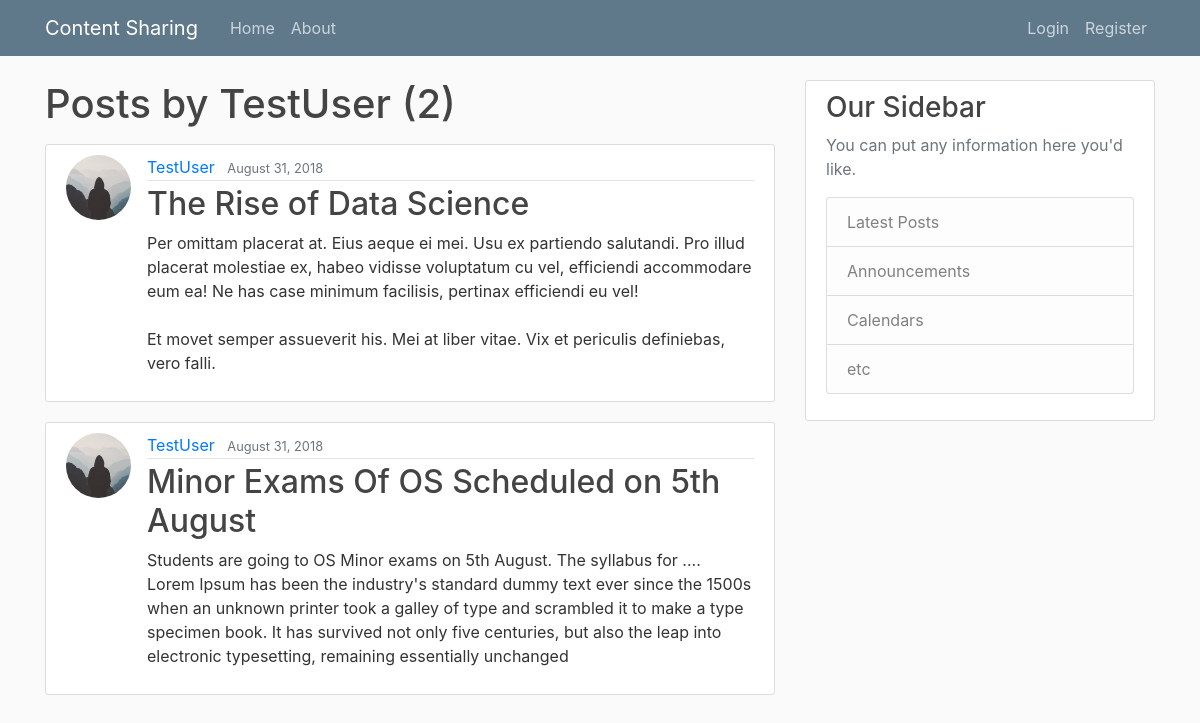
Page /user/TestUser on the committed database.
### blog/models.py (models this page shows, shortened)
class Post(models.Model):
    title = models.CharField(max_length=100)
    content = models.TextField()
    date_posted = models.DateTimeField(default=timezone.now)
    author = models.ForeignKey(User, on_delete=models.CASCADE)

### users/models.py (models this page shows, shortened)
class Profile(models.Model):
    user = models.OneToOneField(User, on_delete=models.CASCADE)
    image = models.ImageField(default='default.jpg', upload_to='profile_pics')

### blog/views.py (the view)
# urls.py: path('user/<str:username>', UserPostListView.as_view(), name='user-posts'),
class UserPostListView(ListView):
    model = Post
    template_name = 'blog/user_posts.html'  # <app>/<model>_<viewtype>.html
    context_object_name = 'posts'
    paginate_by = 5
    def get_queryset(self):
        user = get_object_or_404(User, username=self.kwargs.get('username'))
        return Post.objects.filter(author=user).order_by('-date_posted')

### blog/templates/blog/user_posts.html (shortened to what this page needs)
{% extends "blog/base.html" %}
{% block content %}
    <h1 class="mb-3">Posts by {{ view.kwargs.username }} ({{ page_obj.paginator.count }})</h1>
    {% for post in posts %}
        <article class="media content-section">
          <img class="rounded-circle article-img" src="{{ post.author.profile.image.url }}">
          <div class="media-body">
            <div class="article-metadata">
              <a class="mr-2" href="{% url 'user-posts' post.author.username %}">{{ post.author }}</a>
              <small class="text-muted">{{ post.date_posted|date:"F d, Y" }}</small>
            </div>
            <h2><a class="article-title" href="{% url 'post-detail' post.id %}">{{ post.title }}</a></h2>
            <p class="article-content">{{ post.content }}</p>
          </div>
        </article>
    {% endfor %}
{% endblock content %}

### blog/static/blog/main.css (style rules this page uses)
body { background: #fafafa; color: #333333; margin-top: 5rem; }
h1, h2, h3, h4, h5, h6 { color: #444444; }
.content-section { background: #ffffff; padding: 10px 20px; border: 1px solid #dddddd; border-radius: 3px; margin-bottom: 20px; }
.article-title { color: #444444; }
.article-content { white-space: pre-line; }
.article-img { height: 65px; width: 65px; margin-right: 16px; }
.article-metadata { padding-bottom: 1px; margin-bottom: 4px; border-bottom: 1px solid #e3e3e3 }

### rows in the picture
Post: author.profile.image (placeholder picture), author "TestUser", date_posted "August 31, 2018", title "The Rise of Data Science", content "Per omittam placerat at. Eius aeque ei mei. Usu ex partiendo salutandi. Pro illud placerat molestiae ex, habeo vidisse voluptatum cu vel, efficiendi accommodare eum ea! Ne has case minimum facilisis, pertinax efficiendi eu vel! Et movet semper assueverit his. Mei at liber vitae. Vix et periculis definiebas, vero falli."
Post: author.profile.image (placeholder picture), author "TestUser", date_posted "August 31, 2018", title "Minor Exams Of OS Scheduled on 5th August", content "Students are going to OS Minor exams on 5th August. The syllabus for .... Lorem Ipsum has been the industry's standard dummy text ever since the 1500s when an unknown printer took a galley of type and scrambled it to make a type specimen book. It has survived not only five centuries, but also the leap into electronic typesetting, remaining essentially unchanged"

### other values in the picture
{{ view.kwargs.username }} "TestUser"
{{ page_obj.paginator.count }} "2"
